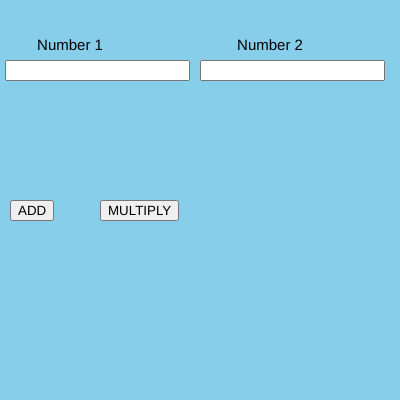
Frame 1 (no input)
Frame 60 (no input): identical to frame 1, image omitted
Frame 120 (the mouse pressed at the canvas centre since frame 60): identical to frame 1, image omitted

The p5.js sketch that drew this single still picture (run headless with seeded random() and noise() and a simulated clock; from frame 60 on, the mouse is pressed at the canvas centre):

// p5.js sketch
// ── sketch.js
var n1,n2;
var b1,b2,b3,b4;
var sum = 0;
var difference=0;
var num1, num2;

function setup() {
  
  createCanvas(400, 400);
  
  n1 = 10;
  n2 = 5;

  num1 = createInput();
  num1.position(5,60);

  num2 = createInput();
  num2.position(200,60);

  b1 = createButton("ADD");
  b1.position(10,200)
  b1.mousePressed(add) //add is the name of the function

  b2 = createButton("MULTIPLY");
  b2.position(100,200)
  b2.mousePressed(multiply)

  
 // sum = n1 + n2;
 // difference = n1-n2;
 // product = n1 * n2;
 // quotient = n1/n2;
  
  
  textAlign(CENTER);
  textSize(15);
}

function draw() {
  background("skyblue")

  n1 = parseInt(num1.value()) //convert the value from the input box to an INTEGER/number, otherwise value considered as a string
  n2 = parseInt(num2.value())

  text("Number 1",70,50)
  text("Number 2",270,50)
  

}

function add(){
  sum = n1 + n2
  console.log("sum: "+sum)
}



function multiply(){
  product = n1*n2
 console.log("product: "+product)
}
